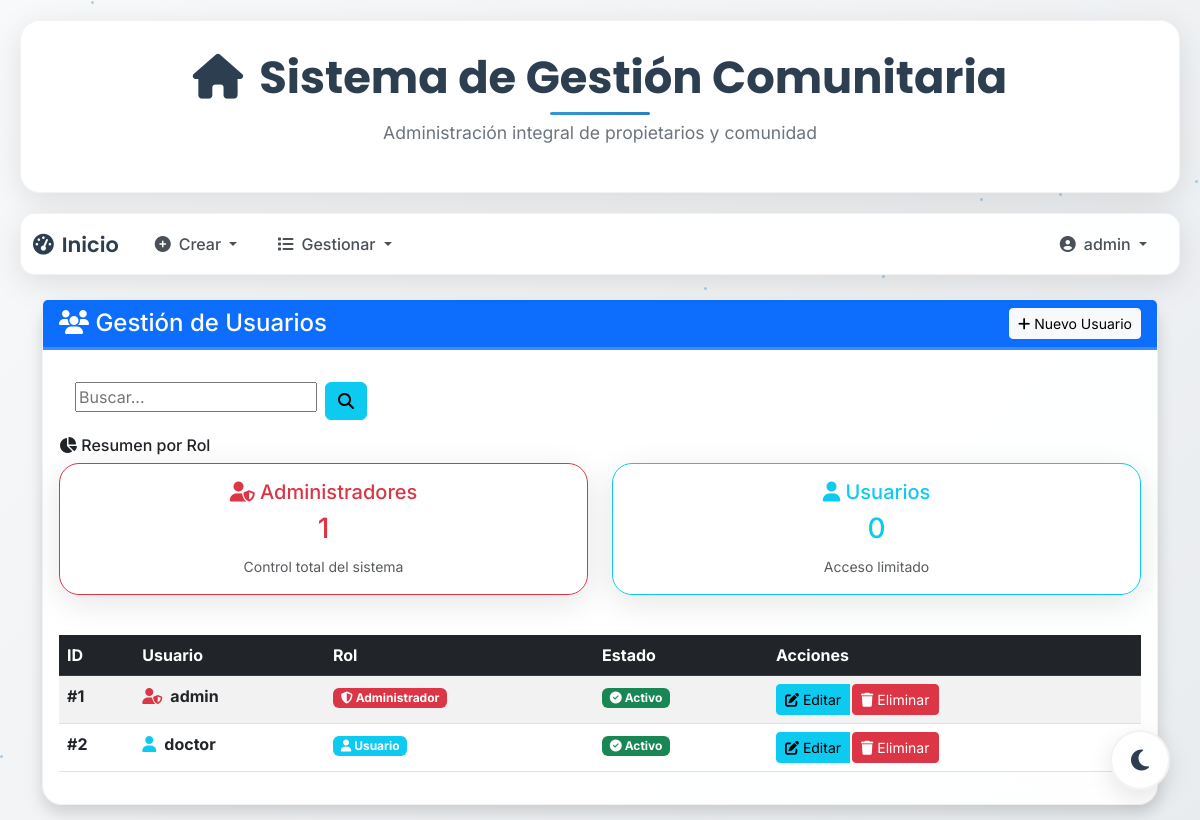
/users (signed in), run on the app's committed database.
### models/user_model.py (models this page shows, shortened)
class User(UserMixin, db.Model):
    __tablename__ = "Usuario"
    id = db.Column(db.Integer, primary_key=True)
    username = db.Column(db.String(100), unique=True, nullable=False)
    password_hash = db.Column(db.String(128), nullable=False)
    role = db.Column(db.String(50), nullable=False, default="doctor")
    @staticmethod
    def get_all():
        return User.query.all()
    def has_role(self, role):
        return self.role == role

### controllers/user_controller.py (the view)
@user_bp.route("/users")
@login_required
def list_users():
    users = User.get_all()
    return user_view.usuarios(users)

### run.py (called while the page is built)
@login_manager.user_loader
def load_user(user_id):
    return db.session.get(User, int(user_id))

### views/user_view.py (called while the page is built)
def usuarios(users):
    return render_template(
        "usuarios.html",
        users=users,
        title="Lista de usuarios",
        current_user=current_user,
    )

### templates/usuarios.html (shortened to what this page needs)
{% extends 'base.html' %}
{% block content %}
<div class="container mt-4">
    <div class="row">
        <div class="col-12">
            <div class="card shadow">
                <div class="card-header bg-primary text-white">
                    <div class="d-flex justify-content-between align-items-center">
                        <h4 class="mb-0">
                            <i class="fas fa-users"></i> Gestión de Usuarios
                        </h4>
                        {% if current_user.has_role('admin') %}
                        <a href="{{ url_for('user.create_user') }}" class="btn btn-light btn-sm">
                            <i class="fas fa-plus"></i> Nuevo Usuario
                        </a>
                        {% endif %}
                    </div>
                </div>
                <div class="card-body">
                    {% include 'buscar.html' %}
                    {% if users %}
                    <div class="row mb-4">
                        <div class="col-12">
                            <h6><i class="fas fa-chart-pie"></i> Resumen por Rol</h6>
                            <div class="row">
                                {% set admin_count = users|selectattr("role", "equalto", "admin")|list|length %}
                                {% set user_count = users|selectattr("role", "equalto", "user")|list|length %}
                                <div class="col-md-6 mb-3">
                                    <div class="card border-danger">
                                        <div class="card-body text-center">
                                            <h5 class="text-danger">
                                                <i class="fas fa-user-shield"></i> Administradores
                                            </h5>
                                            <h3 class="text-danger">{{ admin_count }}</h3>
                                            <small class="text-muted">Control total del sistema</small>
                                        </div>
                                    </div>
                                </div>
                                <div class="col-md-6 mb-3">
                                    <div class="card border-info">
                                        <div class="card-body text-center">
                                            <h5 class="text-info">
                                                <i class="fas fa-user"></i> Usuarios
                                            </h5>
                                            <h3 class="text-info">{{ user_count }}</h3>
                                            <small class="text-muted">Acceso limitado</small>
                                        </div>
                                    </div>
                                </div>
                            </div>
                        </div>
                    </div>
                    {% endif %}
                    <div class="table-responsive">
                        <table class="table table-striped table-hover" id="usuariosTable">
                            <thead class="table-dark">
                                <tr>
                                    <th>ID</th>
                                    <th>Usuario</th>
                                    <th>Rol</th>
                                    <th>Estado</th>
                                    {% if current_user.has_role('admin') %}
                                    <th>Acciones</th>
                                    {% endif %}
                                </tr>
                            </thead>
                            <tbody>
                                {% for user in users %}
                                <tr>
                                    <td><strong>#{{ user.id }}</strong></td>
                                    <td>
                                        <div class="d-flex align-items-center">
                                            <div class="me-2">
                                                {% if user.role == 'admin' %}
                                                    <i class="fas fa-user-shield text-danger"></i>
                                                {% else %}
                                                    <i class="fas fa-user text-info"></i>
                                                {% endif %}
                                            </div>
                                            <div>
                                                <strong>{{ user.username }}</strong>
                                            </div>
                                        </div>
                                    </td>
                                    <td>
                                        {% if user.role == 'admin' %}
                                            <span class="badge bg-danger">
                                                <i class="fas fa-shield-alt"></i> Administrador
                                            </span>
                                        {% else %}
                                            <span class="badge bg-info">
                                                <i class="fas fa-user"></i> Usuario
                                            </span>
                                        {% endif %}
                                    </td>
                                    <td>
                                        <span class="badge bg-success">
                                            <i class="fas fa-check-circle"></i> Activo
                                        </span>
                                    </td>
                                    {% if current_user.has_role('admin') %}
                                    <td>
                                        <div class="btn-group" role="group">
                                            <a href="{{ url_for('user.update_user', id=user.id) }}"
                                               class="btn btn-info btn-sm">
                                                <i class="fas fa-edit"></i> Editar
                                            </a>
                                            <form method="post" action="{{ url_for('user.delete_user', id=user.id) }}" style="display: inline;">
                                                <button type="submit" class="btn btn-danger btn-sm"
                                                        onclick="return confirm('¿Está seguro de eliminar el usuario {{ user.username }}?')">
                                                    <i class="fas fa-trash"></i> Eliminar
                                                </button>
                                            </form>
                                        </div>
                                    </td>
                                    {% endif %}
                                </tr>
                                {% else %}
                                <tr>
                                    <td colspan="5" class="text-center text-muted">
                                        <i class="fas fa-inbox"></i> No hay usuarios registrados
                                    </td>
                                </tr>
                                {% endfor %}
                            </tbody>
                        </table>
                    </div>
                </div>
            </div>
        </div>
    </div>
</div>
{% endblock %}

### templates/base.html (shortened to what this page needs)
<!DOCTYPE html>
<html lang="es">
<head>
    <link rel="stylesheet" href="https://cdn.jsdelivr.net/npm/bootstrap@5.3.0/dist/css/bootstrap.min.css">
    <link rel="stylesheet" href="https://cdnjs.cloudflare.com/ajax/libs/animate.css/4.1.1/animate.min.css"/>
</head>
<body>
    <div class="floating-particles" id="particles"></div>
    <div class="header-container">
        <h1 class="main-title">
            <i class="fas fa-home me-3"></i>Sistema de Gestión Comunitaria
        </h1>
        <p class="subtitle">Administración integral de propietarios y comunidad</p>
    </div>
    {% if current_user.is_authenticated %}
    <nav class="navbar navbar-expand-lg navbar-custom">
        <div class="container-fluid">
            <a class="navbar-brand" href="{{ url_for('user.index') }}">
                <i class="fas fa-tachometer-alt me-2"></i>Inicio
            </a>
            <div class="collapse navbar-collapse" id="navbarNav">
                <ul class="navbar-nav me-auto">
                    {% if current_user.has_role("admin") %}
                    <li class="nav-item dropdown">
                        <a class="nav-link dropdown-toggle" href="#" id="navbarDropdownCrear"
                           data-bs-toggle="dropdown" aria-haspopup="true" aria-expanded="false">
                          <i class="fas fa-plus-circle me-2"></i>Crear
                        </a>
                    </li>
                    {% endif %}
                    <li class="nav-item dropdown">
                        <a class="nav-link dropdown-toggle" href="#" id="navbarDropdownListado"
                           data-bs-toggle="dropdown" aria-haspopup="true" aria-expanded="false">
                          <i class="fas fa-list me-2"></i>Gestionar
                        </a>
                    </li>
                </ul>
                <ul class="navbar-nav">
                    <li class="nav-item dropdown">
                        <a class="nav-link dropdown-toggle" href="#" id="navbarDropdownUser"
                           data-bs-toggle="dropdown" aria-haspopup="true" aria-expanded="false">
                          <i class="fas fa-user-circle me-2"></i>{{ current_user.username }}
                        </a>
                    </li>
                </ul>
            </div>
        </div>
    </nav>
    {% endif %}
    <div class="floating-theme-toggle">
        <button class="btn theme-toggle-float" id="themeToggle">
            <i class="fas fa-moon" id="themeIcon"></i>
        </button>
    </div>
    <div class="content-container page-transition">
        {% block content %}{% endblock %}
    </div>
</body>
</html>

### templates/base.html (style rules this page uses)
:root { --primary-gradient: linear-gradient(135deg, #667eea 0%, #764ba2 100%); --secondary-gradient: linear-gradient(135deg, #f093fb 0%, #f5576c 100%); --success-gradient: linear-gradient(135deg, #4facfe 0%, #00f2fe 100%); --warning-gradient: linear-gradient(135deg, #43e97b 0%, #38f9d7 100%); --dark-gradient: linear-gradient(135deg, #2c3e50 0%, #34495e 100%); --glass-bg: rgba(255, 255, 255, 0.1); --glass-border: rgba(255, 255, 255, 0.2); --shadow-light: 0 8px 32px rgba(31, 38, 135, 0.37); --shadow-strong: 0 15px 35px rgba(0, 0, 0, 0.1); --bg-primary: linear-gradient(135deg, #f8f9fa 0%, #e9ecef 25%, #dee2e6 75%, #ced4da 100%); --card-bg: rgba(255, 255, 255, 0.95); --text-primary: #2c3e50; --text-secondary: #495057; --text-muted: #6c757d; --border-color: rgba(0, 0, 0, 0.05); --shadow-color: rgba(0, 0, 0, 0.1); --particle-color: rgba(52, 152, 219, 0.4); --accent-color: #3498db; --accent-hover: #2980b9; }
* { box-sizing: border-box; }
body { font-family: 'Inter', sans-serif; background: var(--bg-primary); background-size: 400% 400%; animation: gradientShift 20s ease infinite; min-height: 100vh; margin: 0; overflow-x: hidden; transition: all 0.3s ease; }
.header-container { background: var(--card-bg); backdrop-filter: blur(20px); border: 1px solid var(--border-color); border-radius: 20px; margin: 20px; padding: 30px; text-align: center; box-shadow: 0 8px 32px var(--shadow-color); animation: fadeInDown 1s ease-out; transition: all 0.3s ease; }
.main-title { font-family: 'Poppins', sans-serif; font-size: 2.8rem; font-weight: 700; color: var(--text-primary); margin: 0; position: relative; transition: all 0.3s ease; }
.main-title::after { content: ''; position: absolute; bottom: -10px; left: 50%; transform: translateX(-50%); width: 100px; height: 3px; background: linear-gradient(135deg, var(--accent-color) 0%, var(--accent-hover) 100%); border-radius: 2px; }
.subtitle { font-size: 1.1rem; color: var(--text-muted); margin-top: 15px; font-weight: 400; transition: all 0.3s ease; }
.navbar-custom { background: var(--card-bg); backdrop-filter: blur(20px); border: 1px solid var(--border-color); border-radius: 15px; margin: 0 20px 20px 20px; box-shadow: 0 8px 32px var(--shadow-color); animation: fadeInUp 1s ease-out; transition: all 0.3s ease; position: relative; z-index: 1030; }
.navbar-brand { font-family: 'Poppins', sans-serif; font-weight: 600; font-size: 1.3rem; color: var(--text-primary) !important; text-decoration: none; transition: all 0.3s ease; }
.nav-link { color: var(--text-secondary) !important; font-weight: 500; padding: 10px 20px !important; border-radius: 10px; transition: all 0.3s ease; position: relative; overflow: hidden; }
.nav-link::before { content: ''; position: absolute; top: 0; left: -100%; width: 100%; height: 100%; background: linear-gradient(90deg, transparent, rgba(52, 152, 219, 0.1), transparent); transition: all 0.5s ease; }
.content-container { margin: 20px; animation: fadeIn 1.2s ease-out; }
.glass-card { background: var(--card-bg); backdrop-filter: blur(20px); border: 1px solid var(--border-color); border-radius: 20px; box-shadow: 0 8px 32px var(--shadow-color); transition: all 0.3s ease; }
.floating-particles { position: fixed; top: 0; left: 0; width: 100%; height: 100%; pointer-events: none; z-index: -1; }
.page-transition { animation: slideInUp 0.6s ease-out; }
.floating-theme-toggle { position: fixed; bottom: 30px; right: 30px; z-index: 1050; }
.theme-toggle-float { width: 60px; height: 60px; border-radius: 50%; background: var(--card-bg); border: 2px solid var(--border-color); color: var(--text-primary); font-size: 24px; box-shadow: 0 8px 25px var(--shadow-color); backdrop-filter: blur(10px); transition: all 0.3s ease; display: flex; align-items: center; justify-content: center; }
#themeIcon { transition: all 0.3s ease; }

### templates/usuarios.html (style rules this page uses)
.btn-group .btn { margin-right: 2px; }
.card-header { border-bottom: 3px solid rgba(255, 255, 255, 0.2); }
.badge { font-size: 0.75em; }

### data on the page
User: username "admin", id "1", role "admin" (drawn)
User: id "2", role "doctor" (drawn), username "doctor"

### other printed values
{{ admin_count }} "1"
{{ user_count }} "0"
